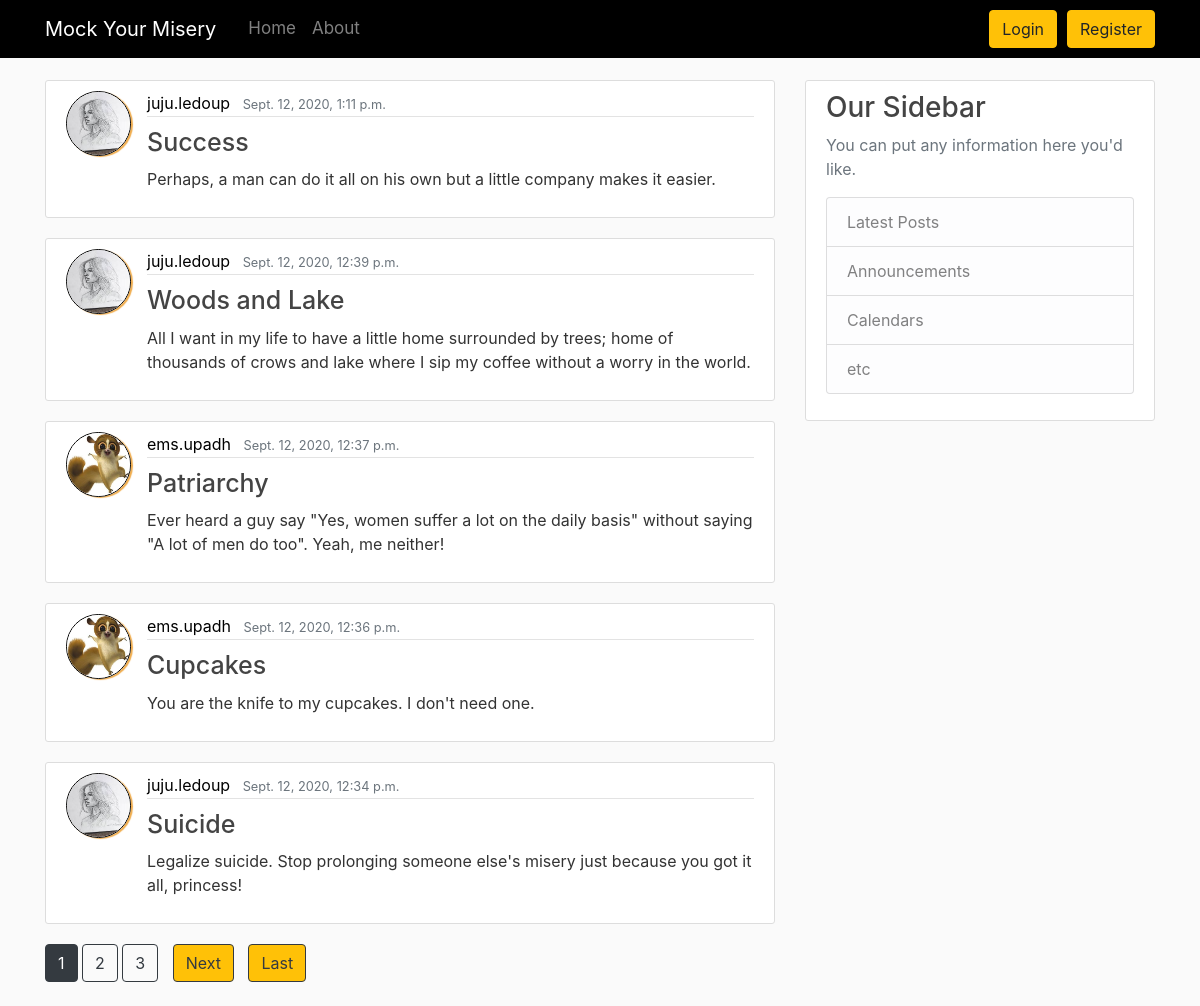
The page / on the database its author committed.
### blog/models.py (models this page shows, shortened)
class Post(models.Model):
    title = models.CharField(max_length=100)
    content = models.TextField()
    date_posted = models.DateTimeField(default=timezone.now)
    author = models.ForeignKey(User, on_delete=models.CASCADE)

### users/models.py (models this page shows, shortened)
class Profile(models.Model):
    user = models.OneToOneField(User, on_delete=models.CASCADE)
    image = models.ImageField(default='default.jpg', upload_to='profile_pictures')

### blog/views.py (the view)
# urls.py: path('', PostListView.as_view(), name='blog-home'),
class PostListView(ListView):
    model = Post
    template_name = 'blog/home.html' # <app>/<model>_<viewtype>.html
    context_object_name = 'posts'
    ordering = ['-date_posted']
    paginate_by = 5

### blog/templates/blog/home.html (shortened to what this page needs)
{% extends "blog/base.html" %}
{% load static %}
    {% block content %}
    {% for post in posts %}
        <article class="media content-section">
            <img class="rounded-circle article-img" src="{{ post.author.profile.image.url }}">
            <div class="media-body">
                <div class="article-metadata">
                    <a class="mr-2" href="{% url 'user-posts' post.author.username %}">{{ post.author }}</a>
                    <small class="text-muted">{{ post.date_posted }}</small>
                </div>
                <h2><a class="article-title" href="{% url 'post-detail' post.id %}">{{ post.title }}</a></h2>
                <p class="article-content">{{ post.content }}</p>
            </div>
    </article>
    {% endfor %}
    {% if is_paginated %}
        {% for num in page_obj.paginator.page_range %}
            {% if page_obj.number == num %}
                <a class="btn btn-dark  mb-4" href="?page={{ num }}">{{ num }}</a>
            {%  elif num > page_obj.number|add:'-3' and num < page_obj.number|add:'3' %}
                <a class="btn btn-outline-dark mb-4" href="?page={{ num }}">{{ num }}</a>
            {% endif %}
        {% endfor %}
        {% if page_obj.has_next %}
            <a class="btn btn-outline-dark btn-warning  mb-4" href="?page={{ page_obj.next_page_number }}">Next</a>
            <a class="btn btn-outline-dark btn-warning  mb-4" href="?page={{ page_obj.paginator.num_pages }}">Last</a>
        {% endif %}
    {% endif %}
{% endblock content %}

### blog/static/blog/main.css (style rules this page uses)
body { background: #fafafa; color: #333333; margin-top: 5rem; }
h1, h2, h3, h4, h5, h6 { color: #444444; }
.content-section { background: #ffffff; padding: 10px 20px; border: 1px solid #dddddd; border-radius: 3px; margin-bottom: 20px; }
.article-title { color: #444444; font-size: 25px; }
.article-content { white-space: pre-line; }
.article-img { height: 65px; width: 65px; margin-right: 16px; border: 1px solid black ; box-shadow: 2px 1px 1px #f0ad4e; }
.article-metadata { padding-bottom: 1px; margin-bottom: 4px; border-bottom: 1px solid #e3e3e3 }
.btn-warning { margin-left: 10px; }
.mr-2 { color: black; }

### rows shown on the page
Post: author.profile.image (picture), author "juju.ledoup", date_posted "Sept. 12, 2020, 1:11 p.m.", title "Success", content "Perhaps, a man can do it all on his own but a little company makes it easier."
Post: author.profile.image (picture), author "juju.ledoup", date_posted "Sept. 12, 2020, 12:39 p.m.", title "Woods and Lake", content "All I want in my life to have a little home surrounded by trees; home of thousands of crows and lake where I sip my coffee without a worry in the world."
Post: author.profile.image (placeholder picture), author "ems.upadh", date_posted "Sept. 12, 2020, 12:37 p.m.", title "Patriarchy", content "Ever heard a guy say \"Yes, women suffer a lot on the daily basis\" without saying \"A lot of men do too\". Yeah, me neither!"
Post: author.profile.image (placeholder picture), author "ems.upadh", date_posted "Sept. 12, 2020, 12:36 p.m.", title "Cupcakes", content "You are the knife to my cupcakes. I don't need one."
Post: author.profile.image (picture), author "juju.ledoup", date_posted "Sept. 12, 2020, 12:34 p.m.", title "Suicide", content "Legalize suicide. Stop prolonging someone else's misery just because you got it all, princess!"

### other values the page prints
{{ num }} "1"
{{ num }} "2" "3"
